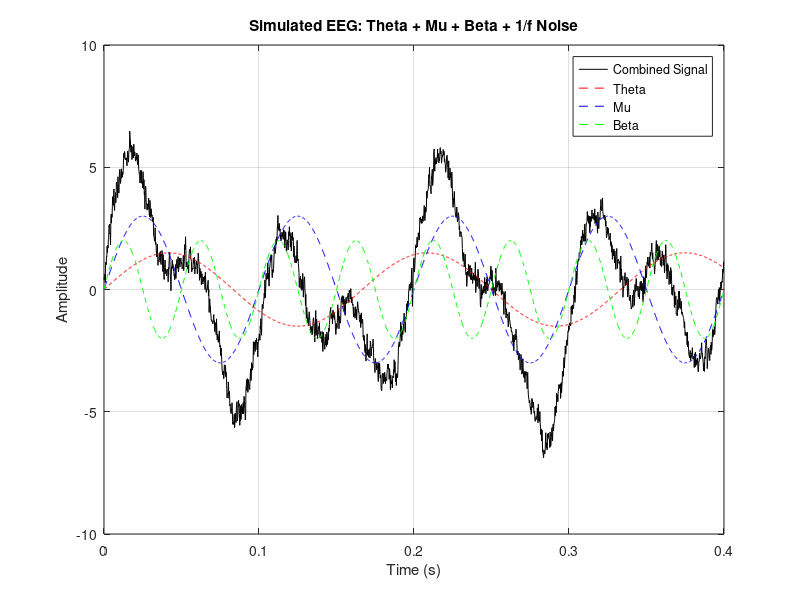
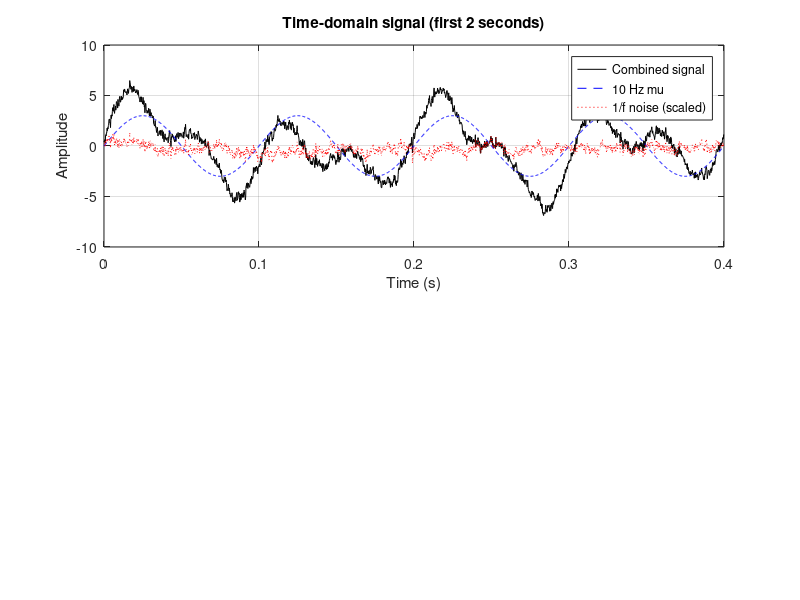

Source code (MATLAB) for these figures, in order: (Note: this script raises an error after producing the figures.)
%% Simulate EEG

rng(45);
% Parameters
fs = 5000;                  % Sampling frequency
t  = 0:1/fs:2;              % ~2 seconds
N  = numel(t);              % length
T  = N/fs;                  % total duration (s)

% Frequency components
f_theta = 6; f_mu = 10; f_beta = 20;
a_theta = 1.5; a_mu = 3.0; a_beta = 2;

% Oscillatory components
theta_osc = a_theta * sin(2*pi*f_theta*t);
mu_osc    = a_mu    * sin(2*pi*f_mu*t);
beta_osc  = a_beta  * sin(2*pi*f_beta*t);

% Pink noise (1/f^alpha) via symmetric spectrum (no toolboxes)signal
alpha = 1;
k = 0:floor(N/2);                 % one-sided index
f = (k * fs / N);                 % Hz
f_safe = max(f, 1/T);             % avoid div-by-zero at DC with scalar 1/T
mag = 1 ./ (f_safe).^(alpha/2);   % amplitude ~ 1/f^(alpha/2)
mag(1) = 0;                       % remove DC

% Random phases
phi = 2*pi*rand(1, numel(k));
phi(1) = 0;
if mod(N,2)==0
    phi(end) = 0;                 % Nyquist bin must be real when N is even
end

% One-sided complex spectrum
Xpos = mag .* exp(1j*phi);

% Full spectrum with Hermitian symmetry
X = complex(zeros(1, N));
X(1:numel(k)) = Xpos;
if mod(N,2)==0
    % even N: mirror bins 2..(end-1)
    X(numel(k)+1:end) = conj(Xpos(end-1:-1:2));
else
    % odd N: mirror bins 2..end
    X(numel(k)+1:end) = conj(Xpos(end:-1:2));
end

pink_noise = real(ifft(X));
pink_noise = pink_noise / std(pink_noise);

% Combine all components
signal = theta_osc + mu_osc + beta_osc + 0.5 * pink_noise;
% Optional: Visualize first 2 seconds
figure;
plot(t(1:2000), signal(1:2000), 'k'); hold on;
plot(t(1:2000), theta_osc(1:2000), 'r--');
plot(t(1:2000), mu_osc(1:2000), 'b--');
plot(t(1:2000), beta_osc(1:2000), 'g--');
legend('Combined Signal', 'Theta', 'Mu', 'Beta');
xlabel('Time (s)'); ylabel('Amplitude');
title('Simulated EEG: Theta + Mu + Beta + 1/f Noise');
grid on;


% --- Plot 1: Time domain ---
figure('Position', [100, 100, 1000, 400]);
subplot(2,1,1);
plot(t(1:2000), signal(1:2000), 'k'); hold on;
plot(t(1:2000), mu_osc(1:2000), 'b--');
plot(t(1:2000), 0.5*pink_noise(1:2000), 'r:');
legend('Combined signal', '10 Hz mu', '1/f noise (scaled)');
xlabel('Time (s)');
ylabel('Amplitude');
title('Time-domain signal (first 2 seconds)');
grid on;


% --- Plot 2: Frequency domain (power spectrum) ---
[pxx, f] = pwelch(signal, hamming(10000), 5000, 0.5:0.5:100, fs);
subplot(2,1,2);
plot(f, 10*log10(pxx), 'k', 'LineWidth', 1.5);
xlim([2 50]);
xlabel('Frequency (Hz)');
ylabel('Power (dB)');
title('Power Spectrum of Combined Signal');
grid on;


%%

%% Filtering and baseline correction for Original non-segmented data

signal_org = signal;
% Example parameters
Fs = 5000;            % Sampling frequency in Hz (example: 10 kHz)
x = signal; % Your input signal

% Bandpass filter limits
f_low = 0.1;   % Lower cutoff frequency in Hz
f_high = 2000; % Upper cutoff frequency in Hz

% Normalize cutoff frequencies (to Nyquist frequency)
Wn = [f_low f_high] / (Fs/2);

% Design a 4th-order Butterworth bandpass filter
[b, a] = butter(2, Wn, 'bandpass');

% Apply the filter
signal = filtfilt(b, a, x);   % zero-phase filtering (no phase distortion)



%% CUT the segments

% --- Parameters you can tweak ---
Fs        = 5000;         % Hz (sampling rate)
win_ms    = 3;            % segment length in milliseconds
start_ms  = 1000;         % first segment starts at 1000 ms (1.000 s)
end_ms    = 2000;         % last segment start no later than 2000 ms (2.000 s)
step_ms   = 100;          % base step between groups (1000,1100,1200,...)
offset_ms = [0, 5];       % segments at base and +5 ms (e.g., 1000 & 1005)

% --- Your data vector (replace with your EEG) ---
% x should be a vector of length N (e.g., N = 20001 as you mentioned)
% Example placeholder (delete next line and load your real data):
% x = randn(20001,1);  % <-- REMOVE this line and use your actual x

x = signal(:);               % ensure column vector
N = length(x);

% Build time vector (assuming t(1)=0)
t = (0:N-1).' / Fs;     % seconds

% Compute window length in samples
L = max(1, round(win_ms * Fs / 1000));  % 3 ms -> 3 samples at 1 kHz

% Compute all segment start times (ms): 1000,1005,1100,1105,...,2000
bases_ms  = start_ms:step_ms:end_ms;
starts_ms = sort([bases_ms, bases_ms + offset_ms(2)]); % add +5ms
% Keep only those <= end_ms
starts_ms = starts_ms(starts_ms <= end_ms);

% Convert each start time (ms) to a 1-based sample index
% idx = round(ms/1000*Fs) + 1 maps 0 ms -> 1
start_idx = round(starts_ms/1000 * Fs) + 1;

% Create a keep-mask and mark samples to remove
% Replace those windows with NaN
x_nan = x;
for k = 1:numel(start_idx)
    s = start_idx(k);
    e = min(s + L - 1, N);
    x_nan(s:e) = NaN;
end

% Interpolate the segments

% --- Fill NaN gaps via cubic interpolation ---
method = 'pchip';  % options: 'pchip' (shape-preserving cubic) or 'spline' (cubic spline)

valid = ~isnan(x_nan);
idx_nan = isnan(x_nan);

x_interp = x_nan;  % start from NaN-masked signal
if sum(valid) >= 2
    % Interpolate only at the NaN positions using surrounding valid samples
    x_interp(idx_nan) = interp1(t(valid), x_nan(valid), t(idx_nan), method);
else
    warning('Not enough valid points to interpolate.');
end


% --- Plot results ---
figure('Name','EEG Processing','Color','w');
subplot(3,1,1);
plot(t, x, 'k');
xlabel('Time (s)'); ylabel('Amplitude');
title('Original EEG Signal');
xlim([0 max(t)]);

subplot(3,1,2);
plot(t, x_nan, 'b');
xlabel('Time (s)'); ylabel('Amplitude');
title('EEG with 3 ms segments replaced by NaN (visual gaps)');
xlim([0 max(t)]);

subplot(3,1,3);
plot(t, x_interp, 'r');
xlabel('Time (s)'); ylabel('Amplitude');
title(sprintf('EEG after cubic interpolation (%s) over NaN gaps', method));
xlim([0 max(t)]);

signal_demeaned= x_interp;

%% Bandpas filter
%{
% Example parameters
Fs = 5000;            % Sampling frequency in Hz (example: 10 kHz)
x = x_interp; % Your input signal

% Bandpass filter limits
f_low = 0.1;   % Lower cutoff frequency in Hz
f_high = 2000; % Upper cutoff frequency in Hz

% Normalize cutoff frequencies (to Nyquist frequency)
Wn = [f_low f_high] / (Fs/2);

% Design a 4th-order Butterworth bandpass filter
[b, a] = butter(2, Wn, 'bandpass');

% Apply the filter
y = filtfilt(b, a, x);   % zero-phase filtering (no phase distortion)

% demean
signal_demeaned = detrend(y, 'linear');  % removes mean only




%% Filtering and baseline correction for Original non-segmented data


% Example parameters
Fs = 5000;            % Sampling frequency in Hz (example: 10 kHz)
x = signal; % Your input signal

% Bandpass filter limits
f_low = 0.1;   % Lower cutoff frequency in Hz
f_high = 2000; % Upper cutoff frequency in Hz

% Normalize cutoff frequencies (to Nyquist frequency)
Wn = [f_low f_high] / (Fs/2);

% Design a 4th-order Butterworth bandpass filter
[b, a] = butter(2, Wn, 'bandpass');

% Apply the filter
signal_2 = filtfilt(b, a, x);   % zero-phase filtering (no phase distortion)

% Demean
signal = detrend(signal_2, 'linear');  % removes mean only
%}


%% Plot power spectra of both signals.

figure;
plot(t(1:10001), signal(1:10001), 'k'); hold on;
plot(t(1:10001), theta_osc(1:10001), 'r--','LineWidth',1.5);
plot(t(1:10001), mu_osc(1:10001), 'b--', 'LineWidth',1.5);
plot(t(1:10001), beta_osc(1:10001), 'g--','LineWidth',1.5);
legend('Combined Signal', 'Theta', 'Mu', 'Beta');
xlabel('Time (s)'); ylabel('Amplitude');
title('Simulated EEG: Theta + Mu + Beta + 1/f Noise');
grid on;
set(gca, 'FontSize', 20, 'FontName', 'Arial');


% --- Plot 2: Frequency domain (power spectrum) ---
figure;
[pxx2, f2] = pwelch(signal, hamming(10000), 5000, 0.1:0.5:100, fs);
xlim([0 45]);
plot(f2, 10*log10(pxx2), 'k', 'LineWidth', 3);
xlim([0 45]);
xlabel('Frequency (Hz)');
ylabel('Power (dB)');
title('Before Processing');
grid on
set(gca, 'FontSize', 20, 'FontName', 'Arial');


figure
[pxx, f] = pwelch(signal_demeaned, hamming(10000), 5000, 0.1:0.5:100, fs);
plot(f, 10*log10(pxx), 'r', 'LineWidth', 3);
xlim([0 45]);
xlim([0 45]);
xlabel('Frequency (Hz)');
ylabel('Power (dB)');
title('After Processing');
grid on
set(gca, 'FontSize', 20, 'FontName', 'Arial');



figure
plot(f, 10*log10(pxx), 'r', 'LineWidth', 3);
hold on
plot(f2, 10*log10(pxx2), 'k', 'LineWidth', 3);
xlim([1 45]);
xlim([1 45]);
xlabel('Frequency (Hz)');
ylabel('Power (dB)');
title('Processing effects');
grid on
set(gca, 'FontSize', 20, 'FontName', 'Arial');
legend({'Original Signal', 'Processed Signal'}, ...
       'Location', 'northeast', 'FontSize', 20);


%%
